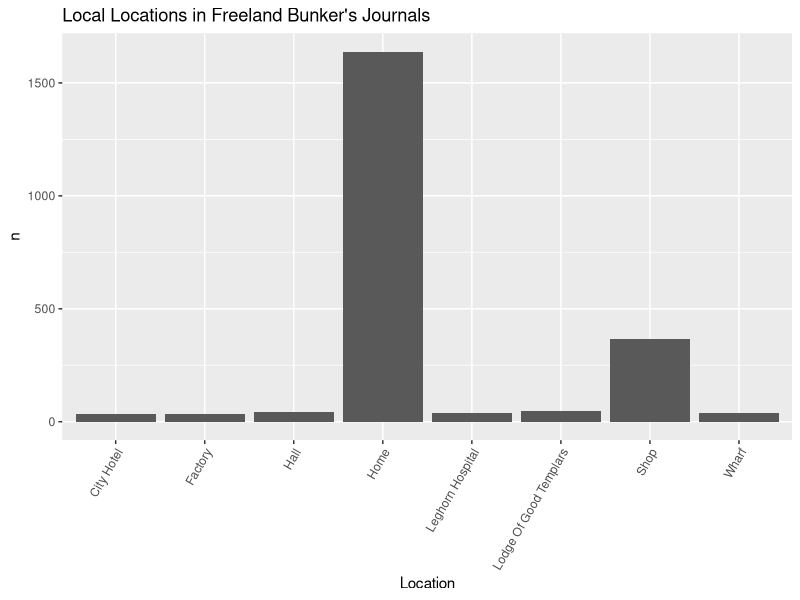
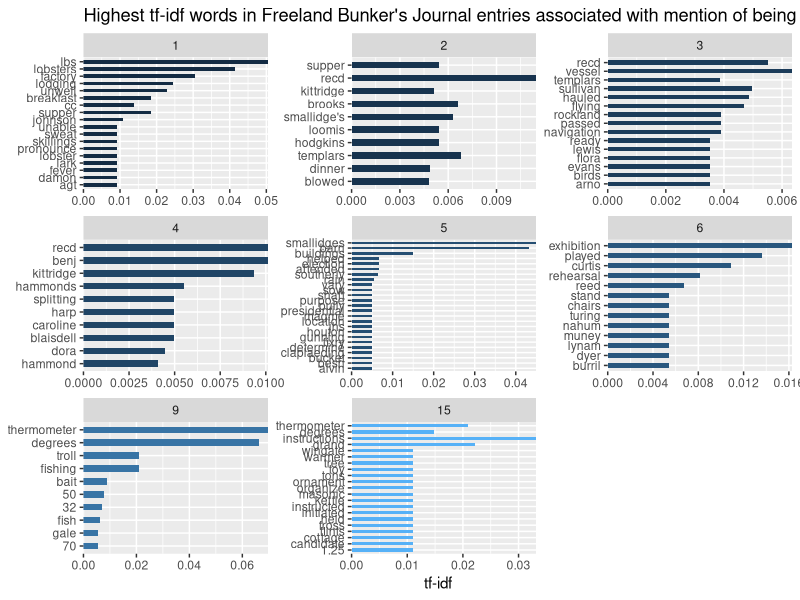
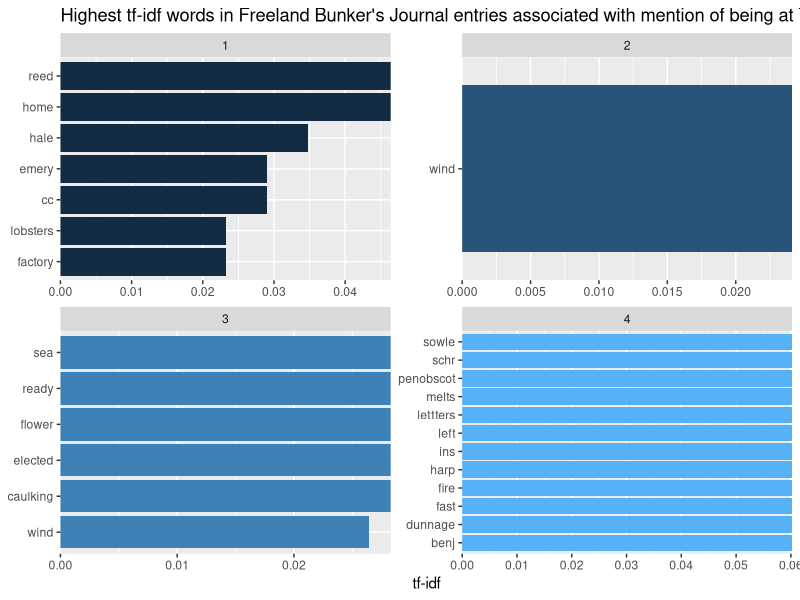
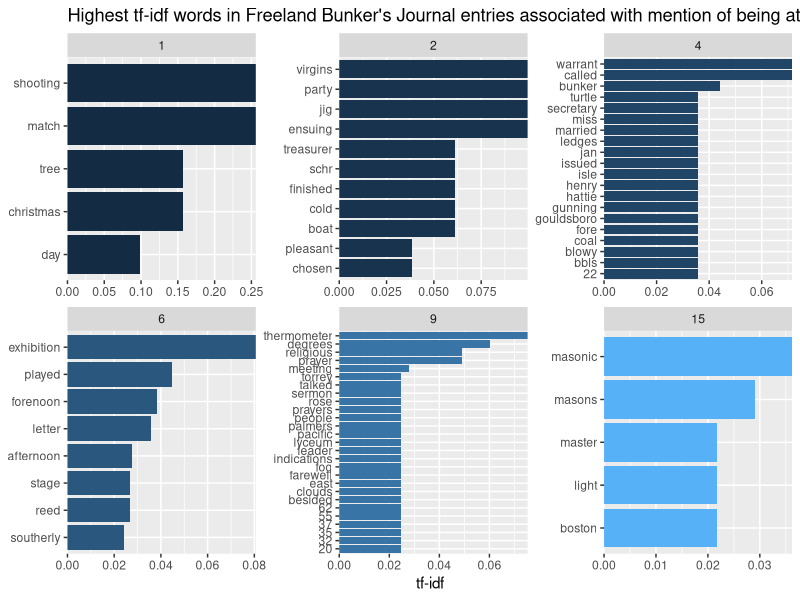
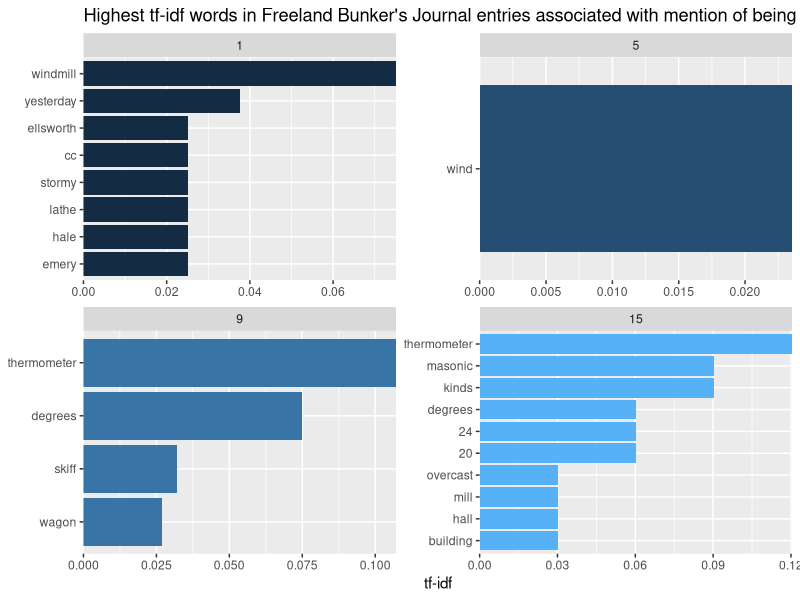
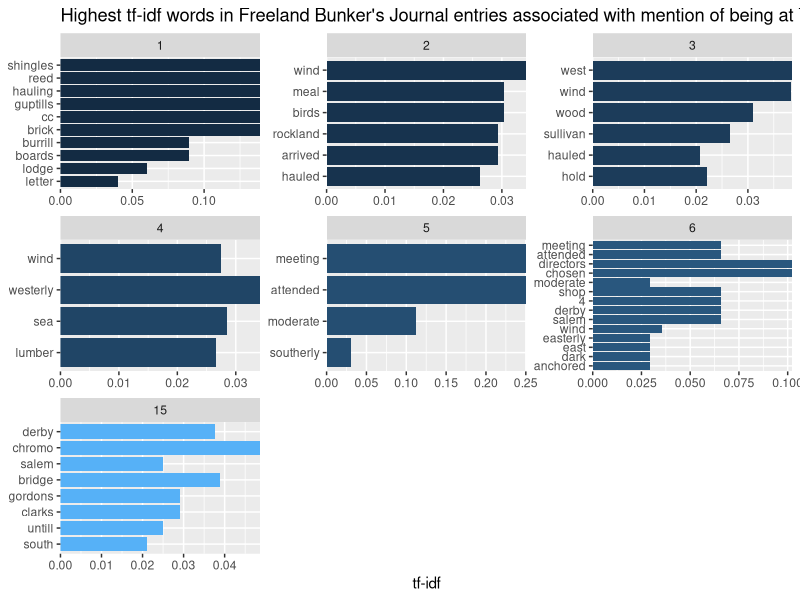
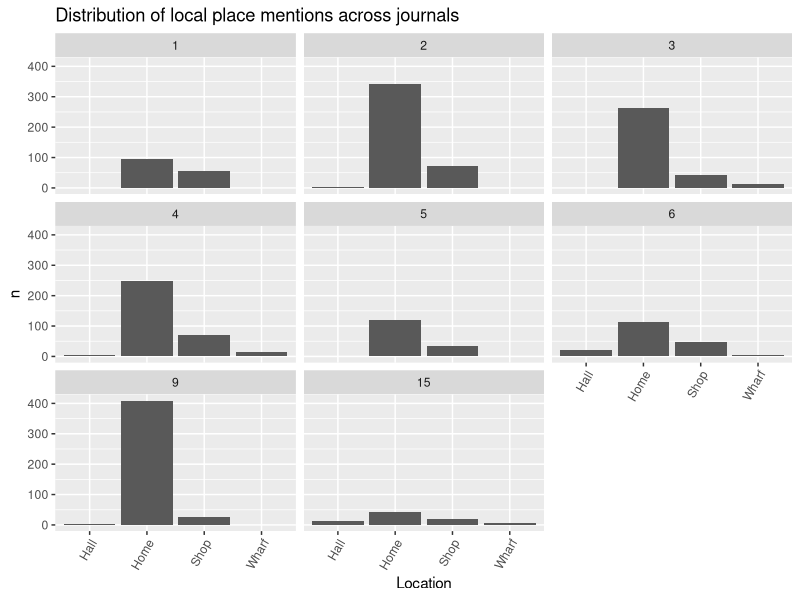

Reproduce these figures in R, in order. (Note: this script raises an error after producing the figures.)
## ---- chunk 1

install.packages(c("tidyverse", 
                   "tidytext",
                   "stopwords",
                   "widyr",
                   "tidygraph",
                   "tidylo",
                   "ggraph",
                   "wordcloud",
                   "dplyr"))
## ---- chunk 2
library(dplyr)
library(tidyverse)
library("magrittr") 
library(tidyverse)
library(tidytext)
## ---- chunk 3
library(readr)
journal_71_72 <- read_csv("Data_Sets/journal_1871_1872 - Sheet1 (1).csv")
journal_73 <- read_csv("Data_Sets/journal_1873 - Sheet1.csv")
journal_74 <- read_csv("Data_Sets/journal_1874 - Sheet1.csv")
journal_75 <- read_csv("Data_Sets/journal_1875 - Sheet1.csv")
journal_76 <- read_csv("Data_Sets/journal_1876 - Sheet1.csv")
journal_77 <- read_csv("Data_Sets/journal_1877 - Sheet1.csv")
journal_80 <- read_csv("Data_Sets/journal_1880 - Sheet1.csv")
journal_83 <- read_csv("Data_Sets/journal_1883 - Sheet1.csv")
journal_84 <- read_csv("Data_Sets/journal_1884 - Sheet1.csv")
journal_86 <- read_csv("Data_Sets/journal_1886 - Sheet1.csv")


## ---- chunk 4
#assign a new column in each dataset to correspond with what journal each entry is from
journal_71_72$journal <- 1
journal_73$journal <- 2
journal_74$journal <- 3
journal_75$journal <- 4
journal_76$journal <- 5
journal_77$journal <- 6

journal_80$journal <- 9

journal_83$journal <- 12
journal_84$journal <- 13

journal_86$journal <- 15
## ---- chunk 5
#in order to join data sets, all the corresponding variables have to match; we glimpse() each dataset and changed variable that didn't match our first one

journal_71_72 <- journal_71_72 %>%
  rename(transcription_accuracy = transcription) %>%
  mutate(image_path = as.character(image_path)) %>%
  mutate(image_description = as.character(image_description))

journal_75 <- journal_75 %>%
  mutate(quantity = as.character(quantity)) %>%
  mutate(latitude = as.logical(latitude)) %>%
  mutate(latitude_origin = as.logical(latitude_origin)) %>%
  mutate(longitude = as.logical(longitude)) %>%
  mutate(longitude_origin = as.logical(longitude_origin))

journal_76 <- journal_76 %>%
  mutate(quantity = as.character(quantity)) %>%
  mutate(latitude = as.logical(latitude)) %>%
  mutate(latitude_origin = as.logical(latitude_origin)) %>%
  mutate(longitude = as.logical(longitude)) %>%
  mutate(longitude_origin = as.logical(longitude_origin)) %>%
  mutate(image_path = as.character(image_path)) %>%
  mutate(image_description = as.character(image_description)) %>%
  mutate(noteworthy = as.logical(noteworthy))

journal_77 <- journal_77 %>%
  mutate(quantity = as.character(quantity)) %>%
  mutate(image_path = as.character(image_path)) %>%
  mutate(image_description = as.character(image_description)) %>%
  mutate(noteworthy = as.logical(noteworthy)) %>%
  mutate(temperature_am = as.logical(temperature_am))

journal_80 <- journal_80 %>%
  mutate(image_path = as.character(image_path)) %>%
  mutate(image_description = as.character(image_description)) %>%
  mutate(noteworthy = as.logical(noteworthy)) %>%
  mutate(temperature_am = as.logical(temperature_am)) %>%
  mutate(temperature_pm = as.logical(temperature_pm)) %>%
  mutate(temperature_night = as.logical(temperature_night))
  
journal_86 <- journal_86 %>%
  mutate(image_path = as.character(image_path)) %>%
  mutate(image_description = as.character(image_description)) %>%
  mutate(noteworthy = as.logical(noteworthy)) %>%
  mutate(temperature_am = as.logical(temperature_am)) %>%
  mutate(temperature_pm = as.logical(temperature_pm)) %>%
  mutate(temperature_night = as.logical(temperature_night)) %>%
  mutate(latitude = as.logical(latitude)) %>%
  mutate(recorder = as.character(recorder)) %>%
  mutate(notes = as.character(notes)) %>%
  select(- ...37)

journal_83 <- journal_83 %>%
  mutate(image_path = as.character(image_path)) %>%
  mutate(image_description = as.character(image_description)) %>%
  mutate(noteworthy = as.logical(noteworthy)) %>%
  mutate(temperature_am = as.logical(temperature_am)) %>%
  mutate(latitude = as.logical(latitude)) %>%
  mutate(latitude_origin = as.logical(latitude_origin)) %>%
  mutate(longitude_origin = as.logical(longitude_origin)) %>%
  mutate(letter_from = as.character(letter_from))
  
journal_84 <- journal_84 %>%
  mutate(image_path = as.character(image_path)) %>%
  mutate(image_description = as.character(image_description)) %>%
  mutate(noteworthy = as.logical(noteworthy)) %>%
  mutate(temperature_am = as.logical(temperature_am)) %>%
  mutate(latitude = as.logical(latitude)) %>%
  mutate(latitude_origin = as.logical(latitude_origin)) %>%
  mutate(letter_to = as.character(letter_to))%>%
  mutate(notes = as.character(notes))  
## ---- chunk 6
journals <- dplyr::bind_rows(journal_71_72, journal_73, journal_74, journal_75, journal_76, journal_77, journal_80, journal_86)
## ---- chunk 7
#sometimes multiple things are in a list in one entry of a column, we want to separate to be able to count them all individually

loc_place <- journals %>%
  separate(local_place, c("place_1", "place_2", "place_3", "place_4"), sep = ",")
## ---- chunk 8
loc_1 <- loc_place %>%
  select(place_1, journal, journal_entry, date_mdy, month, transcription_accuracy, location, location_accuracy, local_place_accuracy, latitude,latitude_origin, longitude, longitude_origin, quantity, unit, item, letter, letter_to, letter_from, wind_direction_am, wind_direction_pm, wind_direction_night, weather_condition_am, weather_condition_pm, weather_condition_night, temperature_am, temperature_pm, temperature_night, image_path, image_description, recorder, notes, noteworthy, second_check) %>%
  rename(place = place_1)
loc_2 <- loc_place %>%
  select(place_2, journal, journal_entry, date_mdy, month, transcription_accuracy, location, location_accuracy, local_place_accuracy, latitude,latitude_origin, longitude, longitude_origin, quantity, unit, item, letter, letter_to, letter_from, wind_direction_am, wind_direction_pm, wind_direction_night, weather_condition_am, weather_condition_pm, weather_condition_night, temperature_am, temperature_pm, temperature_night, image_path, image_description, recorder, notes, noteworthy, second_check) %>%
  rename(place = place_2)
loc_3 <- loc_place %>%
  select(place_3, journal, journal_entry, date_mdy, month, transcription_accuracy, location, location_accuracy, local_place_accuracy, latitude,latitude_origin, longitude, longitude_origin, quantity, unit, item, letter, letter_to, letter_from, wind_direction_am, wind_direction_pm, wind_direction_night, weather_condition_am, weather_condition_pm, weather_condition_night, temperature_am, temperature_pm, temperature_night, image_path, image_description, recorder, notes, noteworthy, second_check) %>%
  rename(place = place_3)
loc_4 <- loc_place %>%
  select(place_4, journal, journal_entry, date_mdy, month, transcription_accuracy, location, location_accuracy, local_place_accuracy, latitude,latitude_origin, longitude, longitude_origin, quantity, unit, item, letter, letter_to, letter_from, wind_direction_am, wind_direction_pm, wind_direction_night, weather_condition_am, weather_condition_pm, weather_condition_night, temperature_am, temperature_pm, temperature_night, image_path, image_description, recorder, notes, noteworthy, second_check) %>%
  rename(place = place_4)

loc_place <- dplyr::bind_rows(loc_1, loc_2, loc_3, loc_4)
## ---- chunk 9
loc_place <- loc_place %>%
  mutate(place = str_to_title(place)) %>%
  mutate(place = trimws(place, "both")) #str_squish 

## ---- chunk 10
loc_count <- loc_place %>%
    count(place, sort = TRUE)
## ---- chunk 11
print(loc_count)
## ---- chunk 12
loc_count %>%
    filter(n > 30) %>%
    filter(n < 2000) %>% #2000 to get rid of NA (may change)
  ggplot(aes(x=place, y=n)) + 
   geom_bar(stat = "identity")+
    theme(axis.text.x = element_text(angle = 60, hjust = 1))+
   labs(y = "n", x = "Location", title = "Local Locations in Freeland Bunker's Journals")
## ---- chunk 13
library(stringr)

Home <-  dplyr::filter(journals, grepl('Home| home| Home', local_place))

#https://stackoverflow.com/questions/22850026/filter-rows-which-contain-a-certain-string
## ---- chunk 14
(journal_words <- Home %>%
    unnest_tokens(word, journal_entry) %>%
    count(journal, word, sort = TRUE) %>%
    filter(!word %in% stop_words$word))
## ---- chunk 15
journal_tf_idf <- journal_words %>%
    bind_tf_idf(word, journal, n) %>%
    arrange(desc(tf_idf))
## ---- chunk 16
journal_tf_idf %>%
#  filter(tf_idf >= 0.02) %>%
    group_by(journal) %>%
    slice_max(tf_idf, n = 10) %>%
    ggplot(aes(tf_idf, fct_reorder(word, tf_idf), fill = journal)) +
    geom_col(show.legend = FALSE, width = 0.5) +
    facet_wrap(vars(journal), scales = "free") +
    scale_x_continuous(expand = c(0,0)) +
    labs(y = NULL, x = "tf-idf", title = "Highest tf-idf words in Freeland Bunker's Journal entries associated with mention of being at home")
## ---- chunk 17
library(stringr)

LoGT <-  dplyr::filter(journals, grepl('Lodge of Good Templars| Lodge of Good Templars| Lodge of  Good Templars|	Lodge of the Good Templars', local_place))

#https://stackoverflow.com/questions/22850026/filter-rows-which-contain-a-certain-string
## ---- chunk 18
(journal_words <- LoGT %>%
    unnest_tokens(word, journal_entry) %>%
    count(journal, word, sort = TRUE) %>%
    filter(!word %in% stop_words$word))
## ---- chunk 19
journal_tf_idf <- journal_words %>%
    bind_tf_idf(word, journal, n) %>%
    arrange(desc(tf_idf))
## ---- chunk 20
journal_tf_idf %>%
  filter(tf_idf >= 0.02) %>%
    group_by(journal) %>%
    slice_max(tf_idf, n = 10) %>%
    ggplot(aes(tf_idf, fct_reorder(word, tf_idf), fill = journal)) +
    geom_col(show.legend = FALSE) +
    facet_wrap(vars(journal), scales = "free") +
    scale_x_continuous(expand = c(0,0)) +
    labs(y = NULL, x = "tf-idf", title = "Highest tf-idf words in Freeland Bunker's Journal entries associated with mention of being at The Lodge of Good Templars")
## ---- chunk 21
library(stringr)

Hall <-  dplyr::filter(journals, grepl('Hall|Hall | Hall| hall', local_place))

#https://stackoverflow.com/questions/22850026/filter-rows-which-contain-a-certain-string
## ---- chunk 22
(journal_words <- Hall %>%
    unnest_tokens(word, journal_entry) %>%
    count(journal, word, sort = TRUE) %>%
    filter(!word %in% stop_words$word))
## ---- chunk 23
journal_tf_idf <- journal_words %>%
    bind_tf_idf(word, journal, n) %>%
    arrange(desc(tf_idf))
## ---- chunk 24
journal_tf_idf %>%
  filter(tf_idf >= 0.02) %>%
    group_by(journal) %>%
    slice_max(tf_idf, n = 10) %>%
    ggplot(aes(tf_idf, fct_reorder(word, tf_idf), fill = journal)) +
    geom_col(show.legend = FALSE) +
    facet_wrap(vars(journal), scales = "free") +
    scale_x_continuous(expand = c(0,0)) +
    labs(y = NULL, x = "tf-idf", title = "Highest tf-idf words in Freeland Bunker's Journal entries associated with mention of being at The Hall")
## ---- chunk 25
Shop <-  dplyr::filter(journals, grepl('Shop|Shop | Shop| shop', local_place))

#https://stackoverflow.com/questions/22850026/filter-rows-which-contain-a-certain-string
## ---- chunk 26
(journal_words <- Shop %>%
    unnest_tokens(word, journal_entry) %>%
    count(journal, word, sort = TRUE) %>%
    filter(!word %in% stop_words$word))
## ---- chunk 27
journal_tf_idf <- journal_words %>%
    bind_tf_idf(word, journal, n) %>%
    arrange(desc(tf_idf))
## ---- chunk 28
journal_tf_idf %>%
  filter(tf_idf >= 0.02) %>%
    group_by(journal) %>%
    slice_max(tf_idf, n = 10) %>%
    ggplot(aes(tf_idf, fct_reorder(word, tf_idf), fill = journal)) +
    geom_col(show.legend = FALSE) +
    facet_wrap(vars(journal), scales = "free") +
    scale_x_continuous(expand = c(0,0)) +
    labs(y = NULL, x = "tf-idf", title = "Highest tf-idf words in Freeland Bunker's Journal entries associated with mention of being at The Shop")
## ---- chunk 29
Wharf <-  dplyr::filter(journals, grepl('Wharf|Wharf | Wharf| wharf', local_place))

#https://stackoverflow.com/questions/22850026/filter-rows-which-contain-a-certain-string
## ---- chunk 30
(journal_words <- Wharf %>%
    unnest_tokens(word, journal_entry) %>%
    count(journal, word, sort = TRUE) %>%
    filter(!word %in% stop_words$word))
## ---- chunk 31
journal_tf_idf <- journal_words %>%
    bind_tf_idf(word, journal, n) %>%
    arrange(desc(tf_idf))
## ---- chunk 32
journal_tf_idf %>%
  filter(tf_idf >= 0.02) %>%
    group_by(journal) %>%
    slice_max(tf_idf, n = 10) %>%
    ggplot(aes(tf_idf, fct_reorder(word, tf_idf), fill = journal)) +
    geom_col(show.legend = FALSE) +
    facet_wrap(vars(journal), scales = "free") +
    scale_x_continuous(expand = c(0,0)) +
    labs(y = NULL, x = "tf-idf", title = "Highest tf-idf words in Freeland Bunker's Journal entries associated with mention of being at The Wharf")
## ---- chunk 33
loc_place <- journals %>%
  select(journal, local_place, location) %>%
  separate(local_place, c("place_1", "place_2", "place_3", "place_4"), sep = ",")
## ---- chunk 34
loc_1 <- loc_place %>%
  select(place_1, journal) %>%
  rename(place = place_1)
loc_2 <- loc_place %>%
  select(place_2, journal) %>%
  rename(place = place_2)
loc_3 <- loc_place %>%
  select(place_3, journal) %>%
  rename(place = place_3)
loc_4 <- loc_place %>%
  select(place_4, journal) %>%
  rename(place = place_4)

loc_count <- dplyr::bind_rows(loc_1, loc_2, loc_3, loc_4)
## ---- chunk 35
loc_count <- loc_count %>%
  mutate(place = str_to_title(place)) %>%
  mutate(place = trimws(place, "both"))  

## ---- chunk 36
loc_count_1 <- loc_count %>%
    filter(journal == 1) %>%
           count(place) 
loc_count_2 <- loc_count %>%
    filter(journal == 2) %>%
           count(place) 
loc_count_3 <- loc_count %>%
    filter(journal == 3) %>%
           count(place) 
loc_count_4 <- loc_count %>%
    filter(journal == 4) %>%
           count(place) 
loc_count_5 <- loc_count %>%
    filter(journal == 5) %>%
           count(place) 
loc_count_6 <- loc_count %>%
    filter(journal == 6) %>%
           count(place) 
loc_count_9 <- loc_count %>%
    filter(journal == 9) %>%
           count(place) 
loc_count_12 <- loc_count %>%
    filter(journal == 12) %>%
           count(place)
loc_count_13 <- loc_count %>%
    filter(journal == 13) %>%
           count(place)
loc_count_15 <- loc_count %>%
    filter(journal == 15) %>%
           count(place) 

## ---- chunk 37
loc_count_1$journal <- 1
loc_count_2$journal <- 2
loc_count_3$journal <- 3
loc_count_4$journal <- 4
loc_count_5$journal <- 5
loc_count_6$journal <- 6
loc_count_9$journal <- 9
loc_count_12$journal <- 12
loc_count_13$journal <- 13
loc_count_15$journal <- 15
## ---- chunk 38

loc_count <- dplyr::bind_rows(loc_count_1, loc_count_2, loc_count_3, loc_count_4, loc_count_5, loc_count_6, loc_count_9, loc_count_12,loc_count_13, loc_count_15)
## ---- chunk 39
loc_count <- loc_count %>%
filter(place %in% c("Home", "Shop", "Hall", "Wharf"))

## ---- chunk 40
loc_count %>%
  group_by(journal) %>%
 # filter(n < 500) %>%  #include home & Shop
 #  filter(n < 40) %>%
 #  filter(n > 5) %>%
  #  filter(word != NA) %>%
  ggplot(aes(x=place, y=n)) + 
   geom_bar(stat = "identity")+
   facet_wrap(vars(journal))+
    theme(axis.text.x = element_text(angle = 60, hjust = 1))+
   labs(y = "n", x = "Location", title = "Distribution of local place mentions across journals")
## ---- chunk 41
place_map <-   loc_place %>%
  filter(place == c('Home','Shop','Lodge Of Good Templars','Lodge Of The Good Templars','Hall','Wharf' ))

# dplyr::filter(loc_place, grepl('Home|Shop|Lodge Of Good Templars|Lodge Of The Good Templars|Hall|Wharf', place))
## ---- chunk 42
mapping <- c("Home" = 44.39044, 
"Shop" = 44.39078, #Double Check
"Lodge Of Good Templars" = 0,
"Lodge Of The Good Templars" = 0,
"Hall" = 44.39168,
"Wharf" = 44.38937)

place_map$latitude <- mapping[as.character(place_map$place)]
## ---- chunk 43
mapping <- c("Home" = -68.09314, 
"Shop" = -68.09316,
"Lodge Of Good Templars" = 0,
"Lodge Of The Good Templars" = 0,
"Hall" = -68.09103,
"Wharf" = -68.08918)

place_map$longitude <- mapping[as.character(place_map$place)]
## ---- chunk 44
place_map <- place_map %>%
  filter(latitude != "NA")
## ---- chunk 45
write.csv(place_map, "places.csv", row.names=FALSE)
